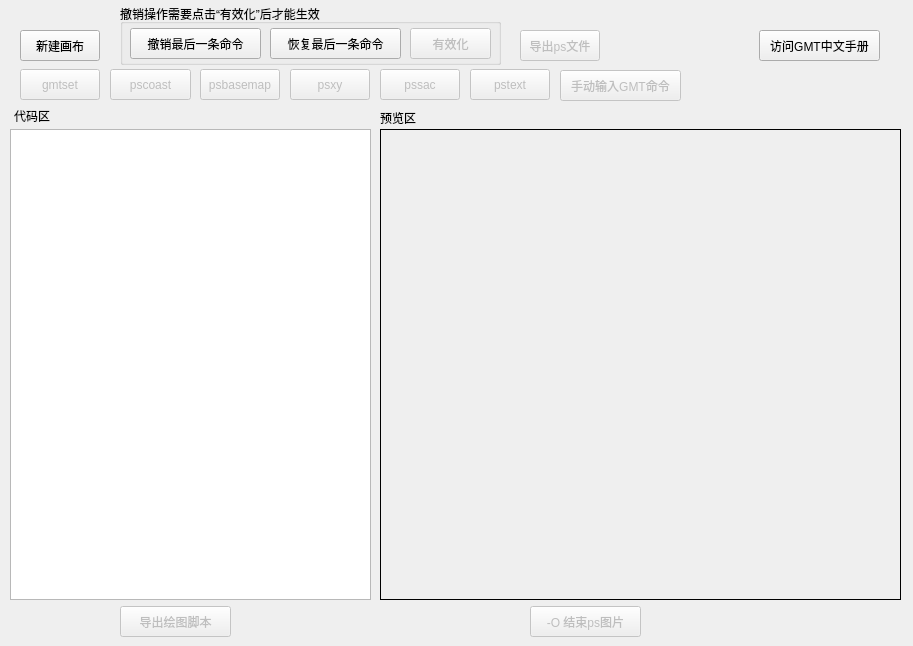
<?xml version="1.0" encoding="UTF-8"?>
<ui version="4.0">
 <class>MainWindow</class>
 <widget class="QMainWindow" name="MainWindow">
  <property name="geometry">
   <rect>
    <x>0</x>
    <y>0</y>
    <width>913</width>
    <height>646</height>
   </rect>
  </property>
  <property name="windowTitle">
   <string>MainWindow</string>
  </property>
  <widget class="QWidget" name="centralwidget">
   <widget class="QPushButton" name="new_PS_file">
    <property name="geometry">
     <rect>
      <x>20</x>
      <y>30</y>
      <width>80</width>
      <height>31</height>
     </rect>
    </property>
    <property name="text">
     <string>新建画布</string>
    </property>
   </widget>
   <widget class="QListWidget" name="cmd_list">
    <property name="geometry">
     <rect>
      <x>10</x>
      <y>129</y>
      <width>361</width>
      <height>471</height>
     </rect>
    </property>
   </widget>
   <widget class="QPushButton" name="pscoast">
    <property name="enabled">
     <bool>false</bool>
    </property>
    <property name="geometry">
     <rect>
      <x>110</x>
      <y>69</y>
      <width>81</width>
      <height>31</height>
     </rect>
    </property>
    <property name="text">
     <string>pscoast</string>
    </property>
   </widget>
   <widget class="QPushButton" name="endps">
    <property name="enabled">
     <bool>false</bool>
    </property>
    <property name="geometry">
     <rect>
      <x>530</x>
      <y>606</y>
      <width>111</width>
      <height>31</height>
     </rect>
    </property>
    <property name="text">
     <string>-O 结束ps图片</string>
    </property>
   </widget>
   <widget class="QGroupBox" name="groupBox">
    <property name="geometry">
     <rect>
      <x>120</x>
      <y>4</y>
      <width>381</width>
      <height>61</height>
     </rect>
    </property>
    <property name="title">
     <string>撤销操作需要点击“有效化”后才能生效</string>
    </property>
    <widget class="QPushButton" name="redo">
     <property name="geometry">
      <rect>
       <x>150</x>
       <y>24</y>
       <width>131</width>
       <height>31</height>
      </rect>
     </property>
     <property name="text">
      <string>恢复最后一条命令</string>
     </property>
    </widget>
    <widget class="QPushButton" name="undo">
     <property name="geometry">
      <rect>
       <x>10</x>
       <y>24</y>
       <width>131</width>
       <height>31</height>
      </rect>
     </property>
     <property name="text">
      <string>撤销最后一条命令</string>
     </property>
    </widget>
    <widget class="QPushButton" name="undo_confirm">
     <property name="enabled">
      <bool>false</bool>
     </property>
     <property name="geometry">
      <rect>
       <x>290</x>
       <y>24</y>
       <width>81</width>
       <height>31</height>
      </rect>
     </property>
     <property name="text">
      <string>有效化</string>
     </property>
    </widget>
   </widget>
   <widget class="QPushButton" name="psbasemap">
    <property name="enabled">
     <bool>false</bool>
    </property>
    <property name="geometry">
     <rect>
      <x>200</x>
      <y>69</y>
      <width>80</width>
      <height>31</height>
     </rect>
    </property>
    <property name="text">
     <string>psbasemap</string>
    </property>
   </widget>
   <widget class="QLabel" name="label">
    <property name="geometry">
     <rect>
      <x>380</x>
      <y>129</y>
      <width>521</width>
      <height>471</height>
     </rect>
    </property>
    <property name="styleSheet">
     <string notr="true">border:1px solid rgb(0, 0, 0);</string>
    </property>
    <property name="text">
     <string/>
    </property>
   </widget>
   <widget class="QPushButton" name="export_ps">
    <property name="enabled">
     <bool>false</bool>
    </property>
    <property name="geometry">
     <rect>
      <x>520</x>
      <y>30</y>
      <width>80</width>
      <height>31</height>
     </rect>
    </property>
    <property name="text">
     <string>导出ps文件</string>
    </property>
   </widget>
   <widget class="QPushButton" name="export_cmd">
    <property name="enabled">
     <bool>false</bool>
    </property>
    <property name="geometry">
     <rect>
      <x>120</x>
      <y>606</y>
      <width>111</width>
      <height>31</height>
     </rect>
    </property>
    <property name="text">
     <string>导出绘图脚本</string>
    </property>
   </widget>
   <widget class="QPushButton" name="psxy">
    <property name="enabled">
     <bool>false</bool>
    </property>
    <property name="geometry">
     <rect>
      <x>290</x>
      <y>69</y>
      <width>80</width>
      <height>31</height>
     </rect>
    </property>
    <property name="text">
     <string>psxy</string>
    </property>
   </widget>
   <widget class="QPushButton" name="pssac">
    <property name="enabled">
     <bool>false</bool>
    </property>
    <property name="geometry">
     <rect>
      <x>380</x>
      <y>69</y>
      <width>80</width>
      <height>31</height>
     </rect>
    </property>
    <property name="text">
     <string>pssac</string>
    </property>
   </widget>
   <widget class="QPushButton" name="pstext">
    <property name="enabled">
     <bool>false</bool>
    </property>
    <property name="geometry">
     <rect>
      <x>470</x>
      <y>69</y>
      <width>80</width>
      <height>31</height>
     </rect>
    </property>
    <property name="text">
     <string>pstext</string>
    </property>
   </widget>
   <widget class="QPushButton" name="pushButton">
    <property name="geometry">
     <rect>
      <x>759</x>
      <y>30</y>
      <width>121</width>
      <height>31</height>
     </rect>
    </property>
    <property name="text">
     <string>访问GMT中文手册</string>
    </property>
   </widget>
   <widget class="QPushButton" name="gmtset">
    <property name="enabled">
     <bool>false</bool>
    </property>
    <property name="geometry">
     <rect>
      <x>20</x>
      <y>69</y>
      <width>80</width>
      <height>31</height>
     </rect>
    </property>
    <property name="text">
     <string>gmtset</string>
    </property>
   </widget>
   <widget class="QPushButton" name="custom">
    <property name="enabled">
     <bool>false</bool>
    </property>
    <property name="geometry">
     <rect>
      <x>560</x>
      <y>70</y>
      <width>121</width>
      <height>31</height>
     </rect>
    </property>
    <property name="text">
     <string>手动输入GMT命令</string>
    </property>
   </widget>
   <widget class="QLabel" name="label_2">
    <property name="geometry">
     <rect>
      <x>14</x>
      <y>108</y>
      <width>91</width>
      <height>16</height>
     </rect>
    </property>
    <property name="text">
     <string>代码区</string>
    </property>
   </widget>
   <widget class="QLabel" name="label_3">
    <property name="geometry">
     <rect>
      <x>380</x>
      <y>110</y>
      <width>91</width>
      <height>16</height>
     </rect>
    </property>
    <property name="text">
     <string>预览区</string>
    </property>
   </widget>
  </widget>
 </widget>
 <tabstops>
  <tabstop>new_PS_file</tabstop>
  <tabstop>gmtset</tabstop>
  <tabstop>pscoast</tabstop>
  <tabstop>psbasemap</tabstop>
  <tabstop>psxy</tabstop>
  <tabstop>pssac</tabstop>
  <tabstop>pstext</tabstop>
  <tabstop>custom</tabstop>
  <tabstop>undo</tabstop>
  <tabstop>redo</tabstop>
  <tabstop>undo_confirm</tabstop>
  <tabstop>export_ps</tabstop>
  <tabstop>endps</tabstop>
  <tabstop>export_cmd</tabstop>
  <tabstop>pushButton</tabstop>
  <tabstop>cmd_list</tabstop>
 </tabstops>
 <resources/>
 <connections/>
</ui>
